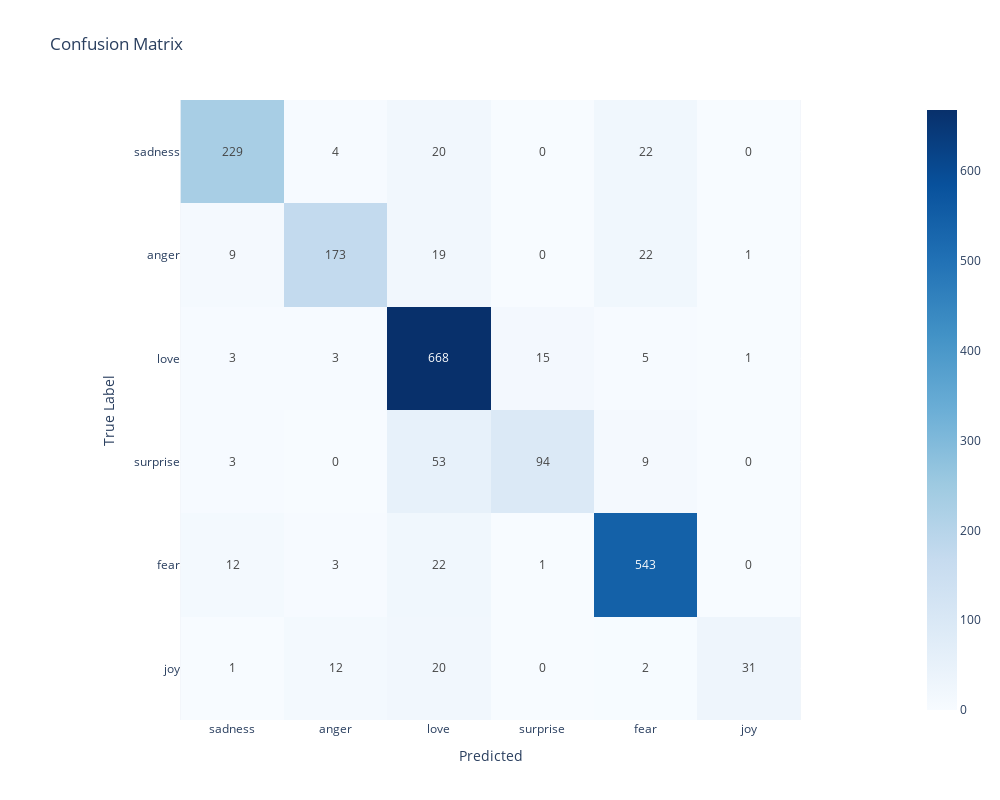

Write notebook code for a chart like this one.
### Markdown cell above
## 2 - LogisticRegression without balancer

### Code cell
model = Model(X_train, y_train, X_test, y_test, LogisticRegression(solver='liblinear',random_state = 42), TfidfVectorizer())
model.transform()
model.fit()
y_pred = model.predict()
model.report(y_pred, class_labels)

### Figure 1 — Plotly figure (JSON) as saved in the notebook; plotly's stock layout.template omitted (floating-point values rounded to 4 significant figures)
{"data": [{"coloraxis": "coloraxis", "hovertemplate": "Predicted: %{x}<br>True Label: %{y}<br>color: %{z}<extra></extra>", "name": "0", "texttemplate": "%{z}", "type": "heatmap", "x": ["sadness", "anger", "love", "surprise", "fear", "joy"], "xaxis": "x", "y": ["sadness", "anger", "love", "surprise", "fear", "joy"], "yaxis": "y", "z": [[229, 4, 20, 0, 22, 0], [9, 173, 19, 0, 22, 1], [3, 3, 668, 15, 5, 1], [3, 0, 53, 94, 9, 0], [12, 3, 22, 1, 543, 0], [1, 12, 20, 0, 2, 31]]}], "layout": {"coloraxis": {"colorscale": [[0, "rgb(247,251,255)"], [0.125, "rgb(222,235,247)"], [0.25, "rgb(198,219,239)"], [0.375, "rgb(158,202,225)"], [0.5, "rgb(107,174,214)"], [0.625, "rgb(66,146,198)"], [0.75, "rgb(33,113,181)"], [0.875, "rgb(8,81,156)"], [1, "rgb(8,48,107)"]]}, "height": 800, "title": {"text": "Confusion Matrix"}, "width": 1000, "xaxis": {"anchor": "y", "constrain": "domain", "domain": [0, 1], "scaleanchor": "y", "title": {"text": "Predicted"}}, "yaxis": {"anchor": "x", "autorange": "reversed", "constrain": "domain", "domain": [0, 1], "title": {"text": "True Label"}}}}
